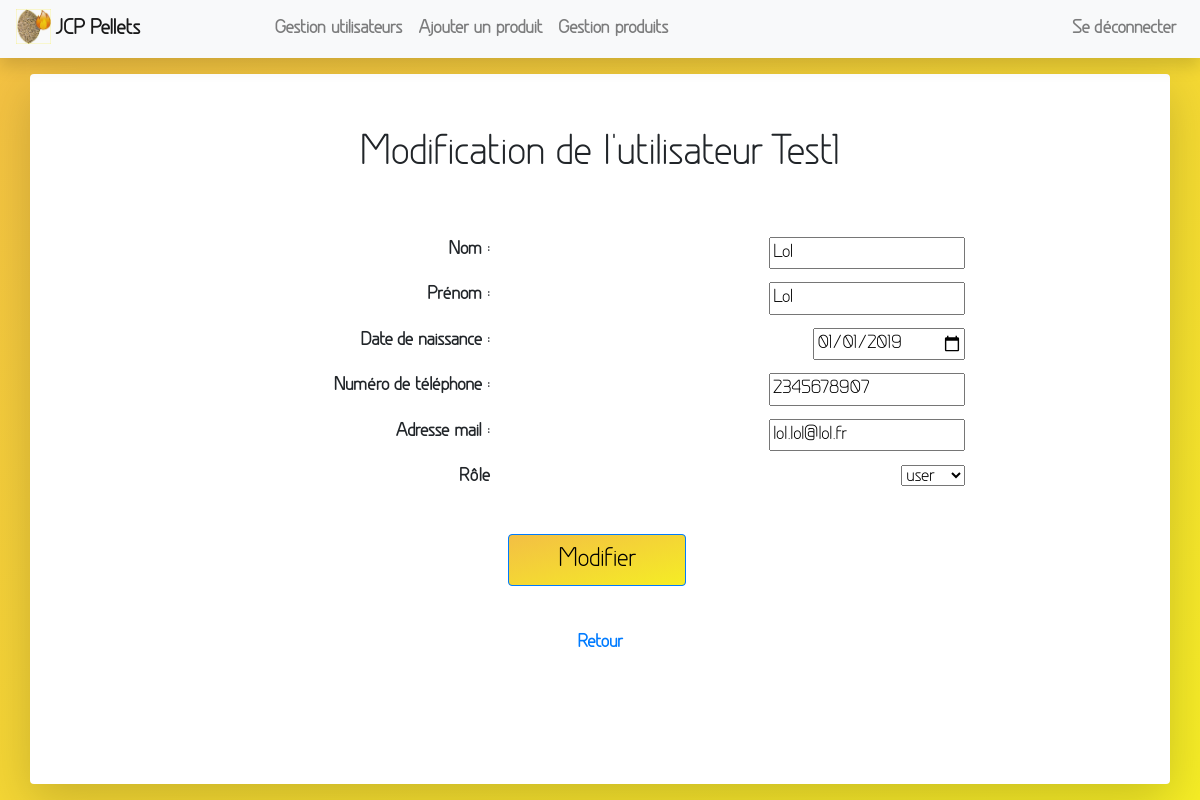
Screenshot of /views/admin_side/usersManagement.php?modifyId=3 (signed in) with the database file from the repository.
### tables this page shows
CREATE TABLE `jcp_user_types` (
  `id` int(11) NOT NULL,
  `rights` varchar(50) NOT NULL DEFAULT 'user',
  `id_jcp_users` int(11) NOT NULL
);

CREATE TABLE `jcp_users` (
  `id` int(11) NOT NULL,
  `lastname` varchar(50) NOT NULL,
  `firstname` varchar(50) NOT NULL,
  `birthdate` date NOT NULL,
  `phone` varchar(15) NOT NULL,
  `mail` varchar(100) NOT NULL,
  `username` varchar(50) NOT NULL,
  `password` varchar(255) NOT NULL
);

### controllers/admin_side/usersManagementCtrl.php (called while the page is built, shortened)
<?php
require '../../models/Database.php';
require '../../models/Users.php';
$user = new Users();
if(isset($_GET['modifyId'])){
    $user->id = htmlspecialchars($_GET['modifyId']);
    $infoUser = $user->infoUserAdminSide();
}

### models/Users.php (called while the page is built, shortened)
<?php
class Users extends Database{
    public $id;
    public function infoUserAdminSide(){
        $query = 'SELECT `jcp_users`.`id`, `jcp_users`.`lastname`, `jcp_users`.`firstname`, `jcp_users`.`birthdate`, `jcp_users`.`phone`, `jcp_users`.`mail`, `jcp_users`.`username`, `jcp_user_types`.`rights` FROM `jcp_users` INNER JOIN `jcp_user_types` ON `jcp_users`.`id` = `jcp_user_types`.`id_jcp_users` WHERE `jcp_users`.`id` = :id';
        $infoAdmin = $this->db->prepare($query);
        $infoAdmin->bindValue(':id', $this->id, PDO::PARAM_INT);
        if($infoAdmin->execute()){
            $infoListAdmin = $infoAdmin->fetchAll(PDO::FETCH_OBJ);
            $this->username = $infoListAdmin[0]->username;
            $this->lastname = $infoListAdmin[0]->lastname;
            $this->firstname = $infoListAdmin[0]->firstname;
            $this->birthdate = $infoListAdmin[0]->birthdate;
            $this->mail = $infoListAdmin[0]->mail;
            $this->phone = $infoListAdmin[0]->phone;
            return $infoListAdmin;
        }
    }
}

### models/Database.php (called while the page is built, shortened)
<?php
class Database{
    public function __construct() {
        $this->db = new PDO('mysql:dbname=;host=localhost', '', '', [PDO::ATTR_ERRMODE=>PDO::ERRMODE_EXCEPTION]);
    }
}

### views/admin_side/usersManagement.php (the view, shortened to what this page needs)
<?php
require '../../controllers/admin_side/usersManagementCtrl.php';
?>
<!DOCTYPE html>
<html>
    <head>
        <link rel="stylesheet" href="https://stackpath.bootstrapcdn.com/bootstrap/4.2.1/css/bootstrap.min.css">
        <link rel="stylesheet" href="../../assets/css/style.css">
    </head>
    <body>
        <nav class="navbar navbar-expand-lg navbar-light bg-light sticky-top shadow">
            <a class="navbar-brand" href="accueilAdmin.php"><img src="../../assets/img/logoJCP.png" id="logoNavabarJCP"/>JCP Pellets</a>
            <div class="collapse navbar-collapse" id="navbarSupportedContent">
                <ul class="navbar-nav mr-auto">
                    <li class="nav-item">
                        <a class="nav-link" href="usersManagement.php">Gestion utilisateurs</a>
                    </li>
                    <li class="nav-item">
                        <a class="nav-link" href="addProduct.php">Ajouter un produit</a>
                    </li>
                    <li class="nav-item">
                        <a class="nav-link" href="productsManagement.php">Gestion produits</a>
                    </li>
                </ul>
                <ul class="navbar-nav">
                    <?php
            if(isset($_SESSION['username'])){
                ?>
                    <li class="nav-item">
                        <a class="nav-link" href="../../index.php?disconnect">Se déconnecter</a>
                    </li>
                <?php
            }
            ?>
                </ul>
            </div>
        </nav>
        <?php
        if(!isset($_GET['modifyId'])){
        ?>
            <div class="container-fluid">
                <div class="generalDisplay shadow-lg p-3bg-white mt-3 mb-3 rounded usersList">
                    <center>
                        <h1 class="mb-3">Liste des utilisateurs</h1>
                        <table class="hideForModify">
                            <thead>
                                <tr>
                                    <th>Numéro utilisateur</th>
                                    <th>Nom</th>
                                    <th>Prénom</th>
                                    <th>Date de naissance</th>
                                    <th>Numéro de téléphone</th>
                                    <th>Adresse mail</th>
                                    <th>Nom d'utilisateur</th>
                                    <th>Droits</th>
                                    <th>Modifier données</th>
                                    <th>Supprimer utilisateur</th>
                                </tr>
                            </thead>
                            <tbody>
                            <?php
                            foreach($listUsers as $user){
                                ?>
                                <tr>
                                    <td><?= $user->id; ?></td>
                                    <td><?= $user->lastname; ?></td>
                                    <td><?= $user->firstname; ?></td>
                                    <td><?= $user->birthdate; ?></td>
                                    <td><?= $user->phone; ?></td>
                                    <td><?= $user->mail; ?></td>
                                    <td><?= $user->username; ?></td>
                                    <td><?= $user->rights; ?></td>
                                    <td><a href="usersManagement.php?modifyId=<?= $user->id; ?>">Modifier</a></td>
                                    <td><a href="usersManagement.php?deleteId=<?= $user->id; ?>">Supprimer</a></td>
                                </tr>
                                <?php
                            }
                            ?>
                            </tbody>
                        </table>
                    </center>
                </div>
            </div>
        <?php
        }else{
        ?>
            <div class="container generalDisplay shadow-lg p-3bg-white mt-3 mb-3 rounded">
                <center>
                    <form method="post" action="usersManagement.php?modifyId=<?= $_GET['modifyId']; ?>" id="modifyFormAdmin">
                        <h1 class="title">Modification de l'utilisateur <?= $user->username; ?></h1>
                        <div class="row pt-5 modifyDiv">
                            <div class="offset-lg-1 col-lg-4">
                                <label for="lastname">Nom : </label>
                            </div>
                            <div class="offset-lg-1 col-lg-4">
                                <input id="lastname" type="text" name="lastname" value="<?= $user->lastname; ?>" data-toggle="popover" data-trigger="focus" title="Nom" data-content="Doit contenir 2 lettres au minimum." required>
                            </div>
                        </div>
                        <div class="row modifyDiv">
                            <div class="offset-lg-1 col-lg-4">
                                <label for="firstname">Prénom : </label>
                            </div>
                            <div class="offset-lg-1 col-lg-4">
                                <input id="firstname" type="text" name="firstname" value="<?= $user->firstname; ?>" data-toggle="popover" data-trigger="focus" title="Prénom" data-content="Doit contenir 2 lettres au minimum." required>
                            </div>
                        </div>
                        <div class="row modifyDiv">
                            <div class="offset-lg-1 col-lg-4">
                                <label for="birthdate">Date de naissance : </label>
                            </div>
                            <div class="offset-lg-1 col-lg-4">
                                <input id="birthdate" type="date" name="birthdate" value="<?= $user->birthdate; ?>" required>
                            </div>
                        </div>
                        <div class="row modifyDiv">
                            <div class="offset-lg-1 col-lg-4">
                                <label for="phone">Numéro de téléphone : </label>
                            </div>
                            <div class="offset-lg-1 col-lg-4">
                                <input id="phone" type="tel" name="phone" value="<?= $user->phone; ?>" data-toggle="popover" data-trigger="focus" title="Numéro de téléphone" data-content="Doit contenir entre 10 et 15 chiffres." required>
                            </div>
                        </div>
                        <div class="row modifyDiv">
                            <div class="offset-lg-1 col-lg-4">
                                <label for="mail">Adresse mail : </label>
                            </div>
                            <div class="offset-lg-1 col-lg-4">
                                <input id="mail" type="email" name="mail" value="<?= $user->mail; ?>" data-toggle="popover" data-trigger="focus" title="Adresse mail" data-content="Doit correspondre au format d'une adresse mail."required>
                            </div>
                        </div>
                        <div class="row modifyDiv">
                            <div class="offset-lg-1 col-lg-4">
                                <label for="rights">Rôle </label>
                            </div>
                            <div class="offset-lg-1 col-lg-4">
                                <select id="rights" name="rights">
                                    <option value="<?= $infoUser[0]->rights ?>"><?= $infoUser[0]->rights; ?></option>
                                </select>
                            </div>
                        </div>
                        <div class="row">
                            <div class="offset-lg-3 col-lg-5">
                                <button type="submit" class="btn btn-primary buttonSubmit3">Modifier</button>
                            </div>
                        </div>
                    </form>
                    <a href="usersManagement.php">Retour</a>
                </center>
            </div>
        <?php
        }
        ?>
    </body>
</html>

### assets/css/style.css (style rules this page uses)
.generalDisplay { height: calc(100vh - 90px); background-color: white; }
body { font-family: 'Greyscale'; font-weight: bold; font-size: 110%; background-image: linear-gradient(to bottom right, rgb(243, 191, 68), rgb(245, 237, 37)); }
#logoNavabarJCP { width: 15%; margin-right: 2%; margin-top: -2%; }
.title { text-align: center; padding-top: 5%; }
.modifyDiv { text-align: right; margin-top: 1%; }
.buttonSubmit3 { margin-left: 20%; width: 40%; background-image: linear-gradient(to bottom right, rgb(243, 191, 68), rgb(245, 237, 37)); margin-top: 8%; color: black; font-size: 25px; margin-bottom: 10%; }

### rows the page displays
jcp_user_types: id_jcp_users.username "Test1", lastname "Lol", firstname "Lol", birthdate "01/01/2019", phone "2345678907", mail "lol.lol@lol.fr", rights "user"
